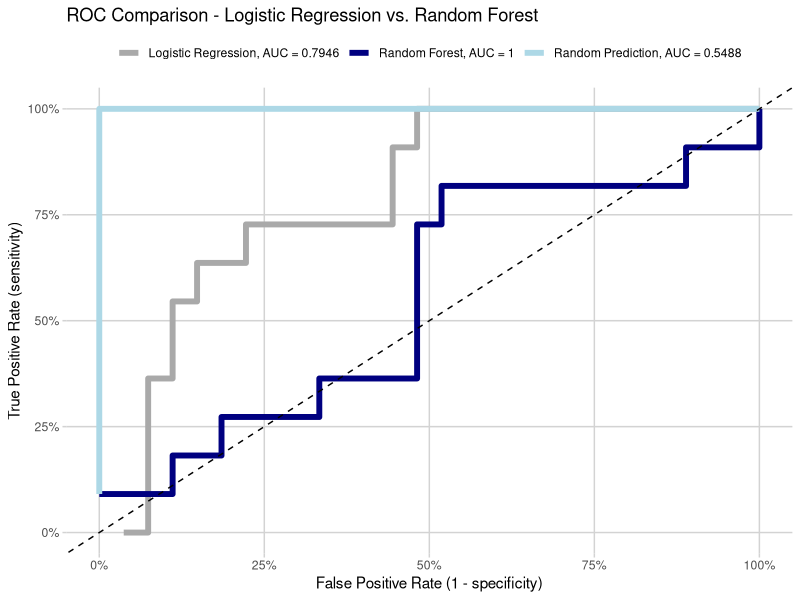

The R source for this figure:
## ---- chunk 1
library(ggplot2)
library(reshape2)
library(randomForest)
library(pROC)
library(scales)
library(knitr)

set.seed(8675309)

data("iris")
iris$versicolor <- ifelse(iris$Species == "versicolor", TRUE, FALSE)

train_set <- sample(1:nrow(iris), round(nrow(iris) * 0.75, 0))

train <- iris[train_set, ]
test <- iris[-train_set, ]

log_reg <- glm(factor(versicolor) ~ Sepal.Length + Sepal.Width + Petal.Length + 
                   Petal.Width, family = "binomial", data = train)
rand_for <- randomForest(factor(versicolor) ~ Sepal.Length + Sepal.Width + 
                             Petal.Length + Petal.Width, data = train,
                         ntree = 5000, importance = TRUE)

test$pred_log <- predict(log_reg, test[, c("Sepal.Length", "Sepal.Width", 
                                           "Petal.Length", "Petal.Width")], 
                         type = "response")
test$pred_rf_mat <- predict(rand_for, test[, c("Sepal.Length", "Sepal.Width", 
                                           "Petal.Length", "Petal.Width")], 
                        type = "prob")

test$pred_rf <- test$pred_rf_mat[, 2]

test$pred_rand <- runif(nrow(test))

test_dat <- melt(test, id.vars = "versicolor", 
                    measure.vars = c("pred_log", "pred_rf", "pred_rand"))

rf_tab <- test_dat[test_dat$variable == "pred_log", ]
rf_tab <- rf_tab[order(rf_tab$value, decreasing = TRUE), ]
rf_tab$variable <- NULL
names(rf_tab) <- c("Actual", "Predicted")

kable(head(rf_tab), row.names = FALSE, digits = 4)
## ---- chunk 2
rf_tab$order <- 1:nrow(rf_tab)
cut <- 1

tn <- nrow(rf_tab[rf_tab$Actual == FALSE & 
                       ifelse(rf_tab$order <= cut, 1, 0) == 0, ])
fn <- nrow(rf_tab[rf_tab$Actual == TRUE & 
                                ifelse(rf_tab$order <= cut, 1, 0) == 0, ])
tp <- nrow(rf_tab[rf_tab$Actual == TRUE & 
                                ifelse(rf_tab$order <= cut, 1, 0) == 1, ])
fp <- nrow(rf_tab[rf_tab$Actual == FALSE & 
                                ifelse(rf_tab$order <= cut, 1, 0) == 1, ])
        
sensitivity <- tp / (tp + fn)
specificity <- tn / (fp + tn)
        
tpr <- sensitivity
fpr <- 1 - specificity

tmp <- data.frame(Iteration = cut,
                  TPR = tpr,
                  FPR = fpr,
                  Sensitivity = sensitivity,
                  Specificity = specificity,
                  `True Positive` = tp,
                  `False Positive` = fp,
                  `True Negative` = tn,
                  `False Negative` = fn)

kable(tmp, row.names = FALSE, digits = 4)
## ---- chunk 3
roc_dat <- data.frame()

for(predictor in unique(test_dat$variable)){
    sub_dat <- test_dat[test_dat$variable == predictor, ]
    sub_dat <- sub_dat[order(sub_dat$value, decreasing = TRUE), ]
    sub_dat$order <- 1:nrow(sub_dat)
    
    for(cut in 1:nrow(sub_dat)) {
        tn <- nrow(sub_dat[sub_dat$versicolor == FALSE & 
                                ifelse(sub_dat$order <= cut, 1, 0) == 0, ])
        fn <- nrow(sub_dat[sub_dat$versicolor == TRUE & 
                                ifelse(sub_dat$order <= cut, 1, 0) == 0, ])
        tp <- nrow(sub_dat[sub_dat$versicolor == TRUE & 
                                ifelse(sub_dat$order <= cut, 1, 0) == 1, ])
        fp <- nrow(sub_dat[sub_dat$versicolor == FALSE & 
                                ifelse(sub_dat$order <= cut, 1, 0) == 1, ])
        
        sensitivity <- tp / (tp + fn)
        specificity <- tn / (fp + tn)
        
        tpr <- sensitivity
        fpr <- 1 - specificity
        
        act <- sub_dat$versicolor[sub_dat$order == cut]
        pred <- sub_dat$value[sub_dat$order == cut]
        
        tmp_dat <- data.frame(actual = act,
                              prediction = pred,
                              model = predictor, 
                              cut_point = cut,
                              true_pos_rate = tpr,
                              false_pos_rate = fpr,
                              sensitivity = sensitivity,
                              specificity = specificity,
                              true_neg = tn,
                              true_pos = tp,
                              false_neg = fn,
                              false_pos = fp)
        
        roc_dat <- rbind(roc_dat, tmp_dat)
    }
}

disp_tab <- roc_dat[1:6, ]
disp_tab$model <- "Logistic Regression"
names(disp_tab) <- c("Actual Outcome", "Predicted Outcome", "Model", "Rank",
                     "True Positive Rate", "False Positive Rate", "Sensitivity",
                     "Specificity", "True Negative", "True Positive", 
                     "False Negative", "False Positive")

kable(disp_tab, row.names = FALSE, digits = 4)
## ---- chunk 4
roc_dat_log <- roc(test_dat$versicolor[test_dat$variable == "pred_log"], 
                   test_dat$value[test_dat$variable == "pred_log"])

roc_dat_rf <- roc(test_dat$versicolor[test_dat$variable == "pred_rf"], 
                  test_dat$value[test_dat$variable == "pred_rf"])

roc_dat_rand <- roc(test_dat$versicolor[test_dat$variable == "pred_rand"], 
                    test_dat$value[test_dat$variable == "pred_rand"])

ggplot(roc_dat, aes(x = false_pos_rate, y = true_pos_rate, group = model, 
                    color = model)) + 
    geom_line(size = 2) + 
    geom_abline(intercept = 0, slope = 1, linetype = "dashed") + 
    scale_color_manual(values = c("dark gray", "navy", "light blue"),
                       labels = c(paste0("Logistic Regression, AUC = ",
                                         round(as.numeric(roc_dat_log$auc), 4)),
                                  paste0("Random Forest, AUC = ",
                                         round(as.numeric(roc_dat_rf$auc), 4)),
                                  paste0("Random Prediction, AUC = ",
                                         round(as.numeric(roc_dat_rand$auc), 4)))) + 
    theme(panel.background = element_blank(), 
          panel.grid.major = element_line("light gray"), 
          axis.ticks = element_line("light gray"),
          legend.position = "top", legend.title = element_blank()) + 
    scale_y_continuous(labels = percent_format()) + 
    scale_x_continuous(labels = percent_format()) + 
    ggtitle("ROC Comparison - Logistic Regression vs. Random Forest") + 
    xlab("False Positive Rate (1 - specificity)") +
    ylab("True Positive Rate (sensitivity)")

